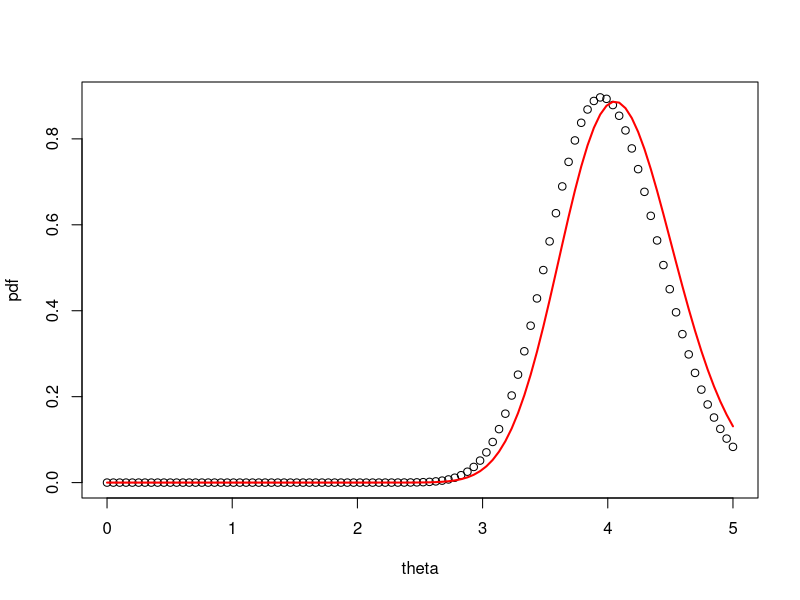

Reproduce this figure in R.
#I-beam example

# Data-  x1,...,xn~N(mu, sigma^2), 
#mu=5 known, theta=1/sigma^2 unknown

x<-c(5.19, 4.72, 4.81, 4.87,4.88)

n<-length(x)
mu<-5

#Prior on theta

nu0<-80
lambda0<-20

xx<-seq(0, 5, length=100)
pdf_prior<- dgamma(xx, shape=nu0, rate=lambda0)
plot(xx, pdf_prior, xlab="theta", ylab="pdf")

##Posterior for theta

nu1<- nu0 + n/2
lambda1<- lambda0 +  sum((x-mu)^2)/2
pdf_posterior<-dgamma(xx,shape=nu1, rate=lambda1)
lines(xx, pdf_posterior, col="red", lwd=2)

##Posterior Inference
#posterior mean for theta
nu1/lambda1

# 99% credible interval for theta

low<-qgamma(.005, shape=nu1, rate=lambda1)
high<-qgamma((1-.005), shape=nu1, rate=lambda1)
c(low,high)

# Predictive distribution

#P(sag for a new item >4.8)=P(X_new>4.8)

N<-1000
rtheta<- rgamma(N, shape=nu1, rate=lambda1)

rprob<-1-pnorm(4.8, mean=5, sd=1/sqrt(rtheta))
mean(rprob)



#  how can I visualize the pdf of Xnew?
#  Expected value of X_new?


















